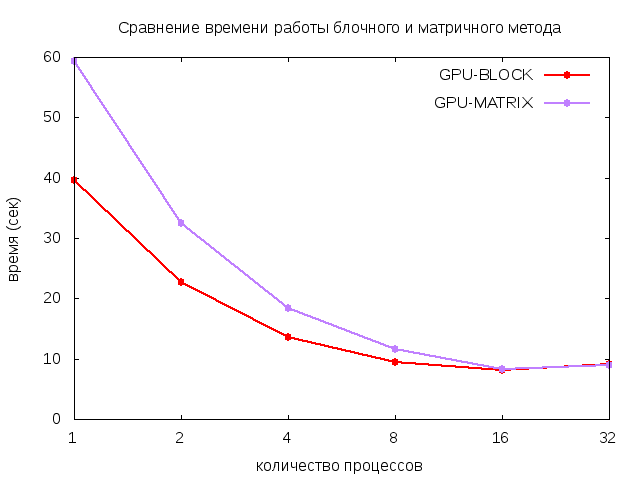

Here is the gnuplot script that generated this plot:
set terminal png
set output 'pic/blockBG.png'

set title "Сравнение времени работы блочного и матричного метода"
set xlabel "количество процессов"
set ylabel "время (сек)"

set xtics 1,32
set xtics ("1" 1, "2" 2, "4" 3, "8" 4, "16" 5, "32" 6)
#set ytics 100

set key spacing 1.5 right top

plot 'data/blockBG.data' u 1:3 w linespoints lw 2 pt 7 lt rgb 'purple' title "GPU-MATRIX",\
     'data/blockBG.data' u 1:2 w linespoints lw 2 pt 7 lt rgb 'red' title "GPU-BLOCK"
